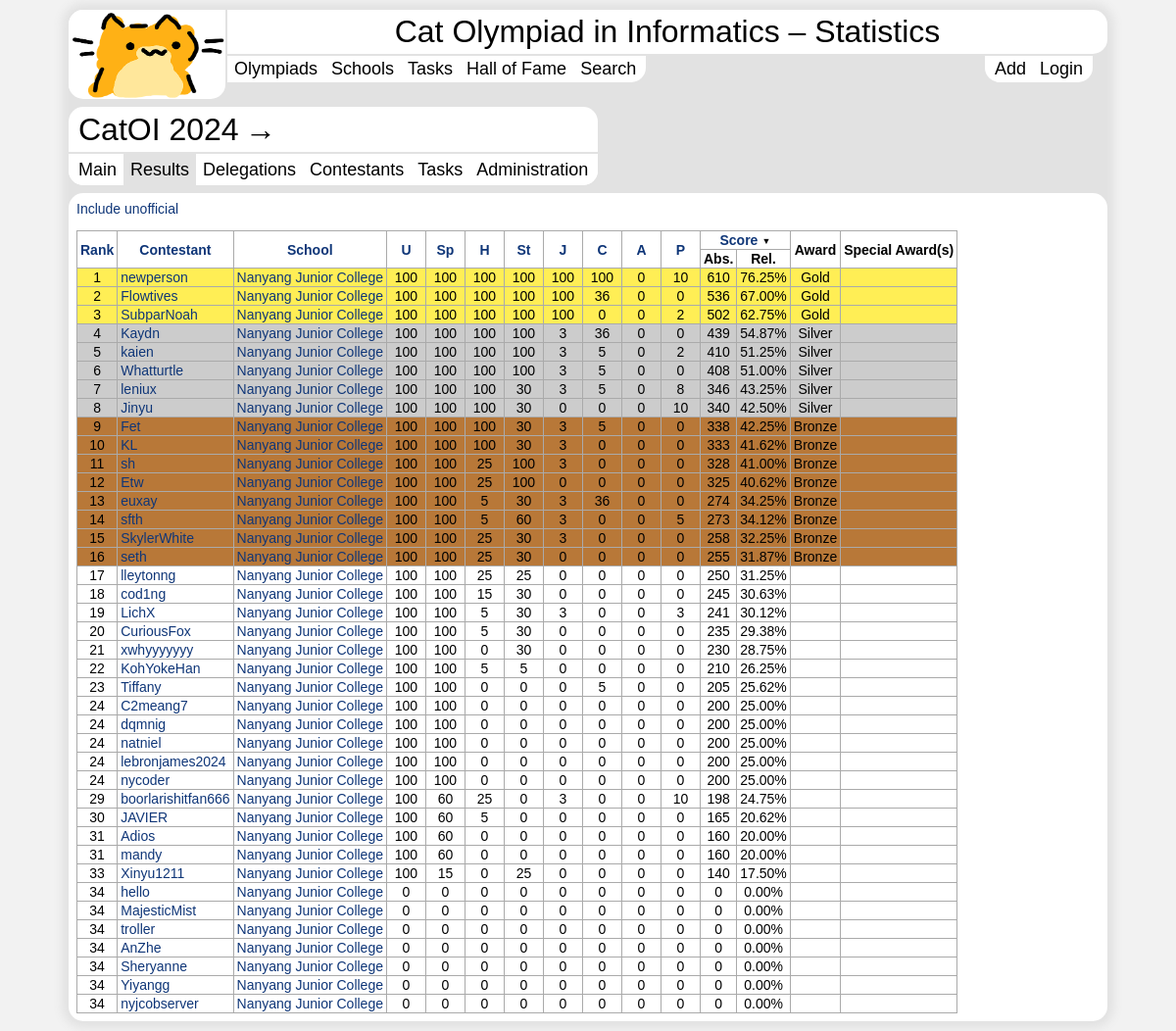
Page /results/2024 on the committed database.
### tables this page shows
CREATE TABLE "tasks" (
	`year`	INTEGER,
	`tasknum`	INTEGER,
	`taskname`	TEXT,
	`taskid`	TEXT,
	`max_score`	INTEGER NOT NULL,
	`dp`	INTEGER NOT NULL DEFAULT 0,
	PRIMARY KEY(`tasknum`,`year`)
);

CREATE TABLE "scores" (
	`year`	INTEGER,
	`userid`	INTEGER,
	`q1`	REAL DEFAULT 0,
	`q2`	REAL DEFAULT 0,
	`q3`	REAL DEFAULT 0,
	`q4`	REAL DEFAULT 0,
	`q5`	REAL DEFAULT 0,
	`q6`	REAL DEFAULT 0,
	`q7`	REAL DEFAULT 0,
	`q8`	REAL DEFAULT 0,
	`q9`	REAL DEFAULT 0,
	`q10`	REAL DEFAULT 0,
	`award`	TEXT CHECK(award = "" OR award = "hm" OR award = "bronze" OR award = "silver" OR award = "gold"),
	`special_award`	TEXT,
	`school_code`	TEXT,
	`id`	INTEGER,
	`official`	INTEGER CHECK(official = 0 or official = 1),
	FOREIGN KEY(`year`) REFERENCES `olympiads`(`year`),
	PRIMARY KEY(`year`,`userid`)
);

CREATE TABLE "people" (
	`name`	TEXT,
	`userid`	INTEGER PRIMARY KEY AUTOINCREMENT,
	`codebreaker`	TEXT UNIQUE,
	`codeforces`	TEXT,
	`quote`	TEXT
);

CREATE TABLE `schools` (
	`school_code`	TEXT,
	`school_name`	TEXT,
	PRIMARY KEY(`school_code`)
);

### main.py (the view)
@app.route('/results/<year>')
def results(year):
    print(year)
    sort_by = request.args.get('sort',"score_asc").split("_")
    unofficial = int(request.args.get('unofficial',"0"))
    sort_by[1] = sort_by[1].upper()
    if sort_by[0] == 'school':
        sort_by[0] = 'scores.school_code'
    elif sort_by[0] == 'contestant':
        sort_by[0] = 'people.name'
    elif sort_by[0] == 'rank' or sort_by[0] == 'score':
        sort_by[0] = '1 - (scores.q1 + scores.q2 + scores.q3 + scores.q4 + scores.q5 + scores.q6 + scores.q7 + scores.q8 + scores.q9 + scores.q10)'
    else:
        sort_by[0] = '(1 - scores.q' + sort_by[0][-1] + ')'
    sorttriangle = "▲"
    if sort_by[1] == "ASC":
        sorttriangle = "▼"
    '''

scores_list: stores [id, userid, contestant_name, contestant_country, country_code, [q1_score, q2_score, ..., qN_score], award, special_awards]
year: year
task_ids = [taskid1, taskid2, ..., taskidN]
tot_score = total_score_across_all_qns


    '''
    task_ids = []
    scores_list = []
    sql = """
SELECT SUM(tasks.max_score), COUNT(*) FROM tasks WHERE tasks.year = ?
GROUP BY tasks.year;
"""
    sql2 = """
SELECT tasks.tasknum, tasks.taskname,tasks.taskid FROM tasks WHERE tasks.year = ?
ORDER BY tasks.tasknum;
"""
    sql3 = """
SELECT scores.id, scores.userid, people.name, schools.school_name, scores.school_code, scores.award, scores.special_award, scores.q1, scores.q2, scores.q3, scores.q4, scores.q5, scores.q6, scores.q7, scores.q8, scores.q9, scores.q10, scores.official
FROM scores
JOIN schools ON scores.school_code = schools.school_code
JOIN people ON scores.userid = people.userid
WHERE scores.year == ? """ + ["AND scores.official = 1", ""][int(unofficial)] + """
ORDER BY """ + sort_by[0] + """ """+sort_by[1]+""", (scores.id) """+sort_by[1]+""";
"""
    sql4 = """
SELECT max(tasks.dp) FROM tasks
WHERE tasks.year == ?
"""
    sql5 = """
SELECT tasks.tasknum, tasks.dp FROM tasks
WHERE tasks.year == ?
ORDER BY tasks.tasknum
    """
    conn = sqlite3.connect(db)
    res = conn.execute(sql,(year,)).fetchone()
    tot_score = res[0]
    num_tasks = res[1]
    print(tot_score, num_tasks)
    res = conn.execute(sql2,(year,)).fetchall()
    max_dp = conn.execute(sql4,(year,)).fetchall()[0][0]
    for task in res:
        task_ids += [task[2]]
    res = conn.execute(sql3,(year,)).fetchall()
    for user in res:
        print(user)
        user = list(user)
        if not user[6]:
            user[6] = ""
        scores_list += [list(user[:5]) + [list(map(float,user[7:7+num_tasks]))] + list(user[5:7]) + [f"{sum(user[7:7+num_tasks]):.{max_dp}f}"] + [int(user[-1])]]
        print(list(user[:5]) + [list(user[7:7+num_tasks])] + list(user[5:7]))
    res = conn.execute(sql5,(year,)).fetchall()
    dp_list = [i[1] for i in res]
    print(dp_list)
    conn.close()
    print(scores_list)
    return render_template('results.html', unofficial=unofficial, year=year, tot_score=tot_score, task_ids=task_ids, scores_list=scores_list, dp_list = dp_list, sort_by = request.args.get('sort',"score_asc").split("_")[0], sorttriangle = sorttriangle)

### templates/results.html (shortened to what this page needs)
<!DOCTYPE html>
<html><head>
<link rel="stylesheet" href="{{url_for('static', filename='design.css')}}">
</head>
<body>
<div class="mainpage"><a class="nounder" href="https://ioinformatics.org/"><img class="mainimage" alt="CatOI" width="159" height="90" src="{{url_for('static', filename='logo.png')}}"></a><a class="nounder" href="/"><div class="mainheader">Cat Olympiad in Informatics – Statistics</div></a><div><div class="mainmenu"><a href="olympiads/">Olympiads</a><a href="countries/">Schools</a><a href="tasks/">Tasks</a><a href="halloffame/">Hall of Fame</a><a href="search">Search</a></div><div class="secmenu"><a href="login">Login</a><a href="people/add">Add</a></div></div><div class="countryinfo"><div class="countrydata olympdata"><div class="countryname">
<div>CatOI {{year}}</div>
{% if year!='2025' %}<a href="results/{{year | int+1}}">→</a>{% endif %}
</div>
<div class="countrymenu"><a href="administration/{{year}}">Administration</a><a href="tasks/{{year}}/">Tasks</a><a href="contestants/{{year}}">Contestants</a><a href="delegations/{{year}}">Delegations</a><a class="selected" href="results/{{year}}">Results</a><a href="olympiads/{{year}}">Main</a></div></div></div>
	<div class="maincontent">
	<p><a href="results/{{year}}?unofficial={{(1-unofficial) | abs}}">{%if unofficial==0%}Include uno{%else%}Exclude uno{%endif%}fficial</a></p>
		<table border="1"><tbody>
		<tr>
			<th rowspan="2"><a href="results/{{year}}?sort=rank_{%if 'rank' == sort_by and sorttriangle == '▼'%}desc{%else%}asc{%endif%}">Rank</a></th>
			<th rowspan="2"><a href="results/{{year}}?sort=contestant_{%if 'contestant' == sort_by and sorttriangle == '▼'%}desc{%else%}asc{%endif%}">Contestant</a></th>
			<th rowspan="2"><a href="results/{{year}}?sort=school_{%if 'school' == sort_by and sorttriangle == '▼'%}desc{%else%}asc{%endif%}">School</a></th>
			{%for task in task_ids%}
			<th rowspan="2" class="taskscore"><a href="results/{{year}}?sort=q{{(loop.index0 + 1)}}_{%if 'q'~ ((loop.index0 + 1) | string)== sort_by and sorttriangle == '▼'%}desc{%else%}asc{%endif%}">{{task}}</a></th>
			{%endfor%}
			<th colspan="2"><a href="results/{{year}}?sort=score_{%if 'score' == sort_by and sorttriangle == '▼'%}desc{%else%}asc{%endif%}{%if unofficial == 1%}&unofficial=1{%endif%}">Score</a>{% if 'score' == sort_by %}<div class="sorttriangle">{{sorttriangle}}</div>{%endif%}</th>
			<th rowspan="2">Award</th>
			<th rowspan="2">Special Award(s)</th></tr>
			<tr><th>Abs.</th><th>Rel.</th>
		</tr>
		{% for scores in scores_list%}
		<tr>
			<td class="{{scores[6]}}">{{scores[0]}}</td>
			<td class="{{scores[6]}} leftalign"><a href="people/{{scores[1]}}">{{scores[2]}}</a></td>
			<td class="{{scores[6]}} leftalign"><a href="countries/{{scores[4]}}">{{scores[3]}}</a></td>
			{% for score in scores[5] %}
				{% if dp_list[loop.index0] == 0 %}
					<td class="{{ scores[6] }} taskscore">{{ "%.0f"|format(score | float) }}</td>
				{% elif dp_list[loop.index0] == 1 %}
					<td class="{{ scores[6] }} taskscore">{{ "%.1f"|format(score | float) }}</td>
				{% else %}
					<td class="{{ scores[6] }} taskscore">{{ "%.2f"|format(score | float) }}</td>
				{% endif %}
			{% endfor %}
			<td class="{{scores[6]}}">{{scores[8] }}</td>
			<td class="{{scores[6]}}">{{"%.2f"|format((scores[5] | sum)/tot_score*100)}}%</td>
			{%if scores[6] == "gold"%}
			<td class="{{scores[6]}}">Gold{%if scores[9]==0%}*{%endif%}</td>
			{%elif scores[6] == "silver"%}
			<td class="{{scores[6]}}">Silver{%if scores[9]==0%}*{%endif%}</td>
			{%elif scores[6] == "bronze"%}
			<td class="{{scores[6]}}">Bronze{%if scores[9]==0%}*{%endif%}</td>
			{%elif scores[6] == "hm"%}
			<td class="{{scores[6]}}">Honourable Mention</td>
			{%else%}
			<td class="{{scores[6]}}"></td>
			{%endif%}
			<td class="{{scores[6]}}">{{scores[7]}}</td>
		{%endfor%}
	</tbody></table>
</div>
</div>
</body></html>

### static/design.css (style rules this page uses)
body { margin: 0px; padding: 0px; border: 0px; min-width: 1080px; background-color: #F2F2F2; }
img { border: none; vertical-align: middle; }
.mainpage { width: 1060px; margin-left: auto; margin-right: auto; margin-top: 10px; margin-bottom: 10px; background-color: #E2E2E2; box-shadow: 0px 0px 10px 7px #E2E2E2; border-radius: 15px; }
.mainimage { margin-right: 2px; margin-bottom: 8px; border-bottom-right-radius: 15px; border-bottom-left-radius: 15px; border-top-left-radius: 15px; padding-bottom: 1px; padding-right: 1px; float: left; background-color: white; }
.mainheader { font-size: xx-large; text-align: center; margin-bottom: 2px; margin-left: 162px; border-bottom-right-radius: 15px; border-top-right-radius: 15px; font-family: 'Electrolize', sans-serif; padding-top: 4px; padding-bottom: 4px; background-color: white; }
.mainmenu a, .secmenu a, .countrymenu a { font-family: 'Electrolize', sans-serif; font-size: large; padding-left: 7px; padding-right: 7px; vertical-align: middle; padding-top: 3px; padding-bottom: 3px; display: inline-block; }
.mainmenu a { float: left; }
.secmenu a { float: right; }
.secmenu a:first-child { border-bottom-right-radius: 15px; margin-right: 15px; padding-right: 10px; }
.mainmenu a:last-child, .countrymenu a:first-child { border-bottom-right-radius: 15px; padding-left: 7px; padding-right: 10px; }
.olympdata .countrymenu a:last-child, .secmenu a:last-child { border-bottom-left-radius: 15px; padding-left: 10px; }
.mainmenu a:link, .mainmenu a:visited, .secmenu a:link, .secmenu a:visited, .participantmenu a:link, .participantmenu a:visited, .countrymenu a:link, .countrymenu a:visited, .countryname a:link, .countryname a:visited, a:link .mainheader, a:visited .mainheader { color: black; background-color: white; }
.countrymenu a.selected { background-color: #E2E2E2; }
.countrymenu a { display: block; float: right; height: 26px; line-height: 26px; }
.countryname a, .countryname div { display: block; height: 46px; float: left; padding-right: 3px; padding-left: 3px; }
.countryname a:first-child, .countryname div:first-child { padding-left: 6px; }
.olympdata .countryname a:first-child, .olympdata .countryname div:first-child { padding-left: 10px; border-top-left-radius: 15px; }
.countryname a:last-child, .countryname div:last-child { padding-right: 10px; border-top-right-radius: 15px; }
.maincontent { background-color: white; border-radius: 15px; padding: 8px; clear: both; font-family: 'Tahoma', 'Geneva', sans-serif; font-size: 14px; margin-bottom: 8px; }
.mainpage .delcontent:last-child, .maincontent p:last-child, .maincontent div:last-child { margin-bottom: 0px; }
a { text-decoration: none; }
a:link, a:visited { color: #0F3678; }
.countryname { font-size: xx-large; display: block; background-color: white; margin-bottom: 2px; border-top-right-radius: 15px; height: 46px; line-height: 46px; }
.olympdata .countryname { border-top-left-radius: 15px; }
.countrydata { display: inline-block; }
.countrymenu { font-size: large; height: 32px; background-color: white; border-bottom-right-radius: 15px; }
.olympdata .countrymenu { border-bottom-left-radius: 15px; }
.countryinfo { background-color: #E2E2E2; font-family: 'Electrolize', sans-serif; clear: both; margin-bottom: 8px; height: 80px; }
td.gold, tr.gold, .participantmedals .goldcount, .delcontent a div.gold { background-color: #FFEE55; }
td.silver, tr.silver, .participantmedals .silvercount, .delcontent a div.silver { background-color: #CCCCCC; }
td.bronze, tr.bronze, .participantmedals .bronzecount, .participantmedals, .delcontent a div.bronze { background-color: #B87838; }
table, table tr, table th, table td { border-style: solid; border-width: 1px; border-collapse: collapse; border-color: #AAAAAA; text-align: center; padding-left: 3px; padding-right: 3px; }
table td.taskscore, table th.taskscore { padding-left: 2px; padding-right: 2px; min-width: 35px; }
table { border-radius: 15px; background-color: white; }
table td.leftalign { text-align: left; }
div h3:first-child, div p:first-child { margin-top: 0px; }
.sorttriangle { display: inline; margin-left: 4px; font-size: 9px; vertical-align: middle; }

### rows in the picture
tasks: taskid "Sp"
tasks: taskid "St"
scores: id "1", name "newperson", school_name "Nanyang Junior College", q1 "100", q2 "100", q3 "100", q4 "100", q5 "100", q6 "100", q7 "0", q8 "10", q2 "610", value "76.25"
scores: id "2", name "Flowtives", school_name "Nanyang Junior College", q1 "100", q2 "100", q3 "100", q4 "100", q5 "100", q6 "36", q7 "0", q8 "0", scores "536", value "67.00"
scores: id "3", name "SubparNoah", school_name "Nanyang Junior College", q1 "100", q2 "100", q3 "100", q4 "100", q5 "100", q6 "0", q7 "0", q8 "2", scores "502", value "62.75"
scores: id "4", name "Kaydn", school_name "Nanyang Junior College", q1 "100", q2 "100", q3 "100", q4 "100", q5 "3", q6 "36", q7 "0", q8 "0", scores "439", value "54.87"
scores: id "5", name "kaien", school_name "Nanyang Junior College", q1 "100", q2 "100", q3 "100", q4 "100", q5 "3", q6 "5", q7 "0", q8 "2", q2 "410", value "51.25"
scores: id "6", name "Whatturtle", school_name "Nanyang Junior College", q1 "100", q2 "100", q3 "100", q4 "100", q5 "3", q6 "5", q7 "0", q8 "0", scores "408", value "51.00"
scores: id "7", name "leniux", school_name "Nanyang Junior College", q1 "100", q2 "100", q3 "100", q4 "30", q5 "3", q6 "5", q7 "0", q8 "8", scores "346", value "43.25"
scores: id "8", name "Jinyu", school_name "Nanyang Junior College", q1 "100", q2 "100", q3 "100", q4 "30", q5 "0", q6 "0", q7 "0", q8 "10", scores "340", value "42.50"
scores: id "9", name "Fet", school_name "Nanyang Junior College", q1 "100", q2 "100", q3 "100", q4 "30", q5 "3", q6 "5", q7 "0", q8 "0", scores "338", value "42.25"
scores: id "10", name "KL", school_name "Nanyang Junior College", q1 "100", q2 "100", q3 "100", q4 "30", q5 "3", q6 "0", q7 "0", q8 "0", scores "333", value "41.62"
scores: id "11", name "sh", school_name "Nanyang Junior College", q1 "100", q2 "100", q3 "25", q4 "100", q5 "3", q6 "0", q7 "0", q8 "0", scores "328", value "41.00"
scores: id "12", name "Etw", school_name "Nanyang Junior College", q1 "100", q2 "100", q3 "25", q4 "100", q5 "0", q6 "0", q7 "0", q8 "0", scores "325", value "40.62"
scores: id "13", name "euxay", school_name "Nanyang Junior College", q1 "100", q2 "100", q3 "5", q4 "30", q5 "3", q6 "36", q7 "0", q8 "0", scores "274", value "34.25"
scores: id "14", name "sfth", school_name "Nanyang Junior College", q1 "100", q2 "100", q3 "5", q4 "60", q5 "3", q6 "0", q7 "0", q8 "5", scores "273", value "34.12"
scores: id "15", name "SkylerWhite", school_name "Nanyang Junior College", q1 "100", q2 "100", q3 "25", q4 "30", q5 "3", q6 "0", q7 "0", q8 "0", scores "258", value "32.25"
scores: id "16", name "seth", school_name "Nanyang Junior College", q1 "100", q2 "100", q3 "25", q4 "30", q5 "0", q6 "0", q7 "0", q8 "0", scores "255", value "31.87"
scores: id "17", name "lleytonng", school_name "Nanyang Junior College", q1 "100", q2 "100", q3 "25", q4 "25", q5 "0", q6 "0", q7 "0", q8 "0", scores "250", value "31.25"
scores: id "18", name "cod1ng", school_name "Nanyang Junior College", q1 "100", q2 "100", q3 "15", q4 "30", q5 "0", q6 "0", q7 "0", q8 "0", scores "245", value "30.63"
scores: id "19", name "LichX", school_name "Nanyang Junior College", q1 "100", q2 "100", q3 "5", q4 "30", q5 "3", q6 "0", q7 "0", q8 "3", scores "241", value "30.12"
scores: id "20", name "CuriousFox", school_name "Nanyang Junior College", q1 "100", q2 "100", q3 "5", q4 "30", q5 "0", q6 "0", q7 "0", q8 "0", scores "235", value "29.38"
scores: id "21", name "xwhyyyyyyy", school_name "Nanyang Junior College", q1 "100", q2 "100", q3 "0", q4 "30", q5 "0", q6 "0", q7 "0", q8 "0", scores "230", value "28.75"
scores: id "22", name "KohYokeHan", school_name "Nanyang Junior College", q1 "100", q2 "100", q3 "5", q4 "5", q5 "0", q6 "0", q7 "0", q8 "0", q2 "210", value "26.25"
scores: id "23", name "Tiffany", school_name "Nanyang Junior College", q1 "100", q2 "100", q3 "0", q4 "0", q5 "0", q6 "5", q7 "0", q8 "0", scores "205", value "25.62"
scores: id "24", name "C2meang7", school_name "Nanyang Junior College", q1 "100", q2 "100", q3 "0", q4 "0", q5 "0", q6 "0", q7 "0", q8 "0", scores "200", value "25.00"
scores: id "24", name "dqmnig", school_name "Nanyang Junior College", q1 "100", q2 "100", q3 "0", q4 "0", q5 "0", q6 "0", q7 "0", q8 "0", scores "200", value "25.00"
scores: id "24", name "natniel", school_name "Nanyang Junior College", q1 "100", q2 "100", q3 "0", q4 "0", q5 "0", q6 "0", q7 "0", q8 "0", scores "200", value "25.00"
scores: id "24", name "lebronjames2024", school_name "Nanyang Junior College", q1 "100", q2 "100", q3 "0", q4 "0", q5 "0", q6 "0", q7 "0", q8 "0", scores "200", value "25.00"
scores: id "24", name "nycoder", school_name "Nanyang Junior College", q1 "100", q2 "100", q3 "0", q4 "0", q5 "0", q6 "0", q7 "0", q8 "0", scores "200", value "25.00"
scores: id "29", name "boorlarishitfan666", school_name "Nanyang Junior College", q1 "100", q2 "60", q3 "25", q4 "0", q5 "3", q6 "0", q7 "0", q8 "10", scores "198", value "24.75"
scores: id "30", name "JAVIER", school_name "Nanyang Junior College", q1 "100", q2 "60", q3 "5", q4 "0", q5 "0", q6 "0", q7 "0", q8 "0", scores "165", value "20.62"
scores: id "31", name "Adios", school_name "Nanyang Junior College", q1 "100", q2 "60", q3 "0", q4 "0", q5 "0", q6 "0", q7 "0", q8 "0", q2 "160", value "20.00"
scores: id "31", name "mandy", school_name "Nanyang Junior College", q1 "100", q2 "60", q3 "0", q4 "0", q5 "0", q6 "0", q7 "0", q8 "0", q2 "160", value "20.00"
scores: id "33", name "Xinyu1211", school_name "Nanyang Junior College", q1 "100", q2 "15", q3 "0", q4 "25", q5 "0", q6 "0", q7 "0", q8 "0", scores "140", value "17.50"
scores: id "34", name "hello", school_name "Nanyang Junior College", q1 "0", q2 "0", q3 "0", q4 "0", q5 "0", q6 "0", q7 "0", q8 "0", value "0.00"
scores: id "34", name "MajesticMist", school_name "Nanyang Junior College", q1 "0", q2 "0", q3 "0", q4 "0", q5 "0", q6 "0", q7 "0", q8 "0", value "0.00"
scores: id "34", name "troller", school_name "Nanyang Junior College", q1 "0", q2 "0", q3 "0", q4 "0", q5 "0", q6 "0", q7 "0", q8 "0", value "0.00"
scores: id "34", name "AnZhe", school_name "Nanyang Junior College", q1 "0", q2 "0", q3 "0", q4 "0", q5 "0", q6 "0", q7 "0", q8 "0", value "0.00"
scores: id "34", name "Sheryanne", school_name "Nanyang Junior College", q1 "0", q2 "0", q3 "0", q4 "0", q5 "0", q6 "0", q7 "0", q8 "0", value "0.00"
scores: id "34", name "Yiyangg", school_name "Nanyang Junior College", q1 "0", q2 "0", q3 "0", q4 "0", q5 "0", q6 "0", q7 "0", q8 "0", value "0.00"
scores: id "34", name "nyjcobserver", school_name "Nanyang Junior College", q1 "0", q2 "0", q3 "0", q4 "0", q5 "0", q6 "0", q7 "0", q8 "0", value "0.00"

### other values in the picture
{{ year }} "2024"
{{ task }} "U" "H" "J" "C" "A" "P"
{{ sorttriangle }} "▼"
